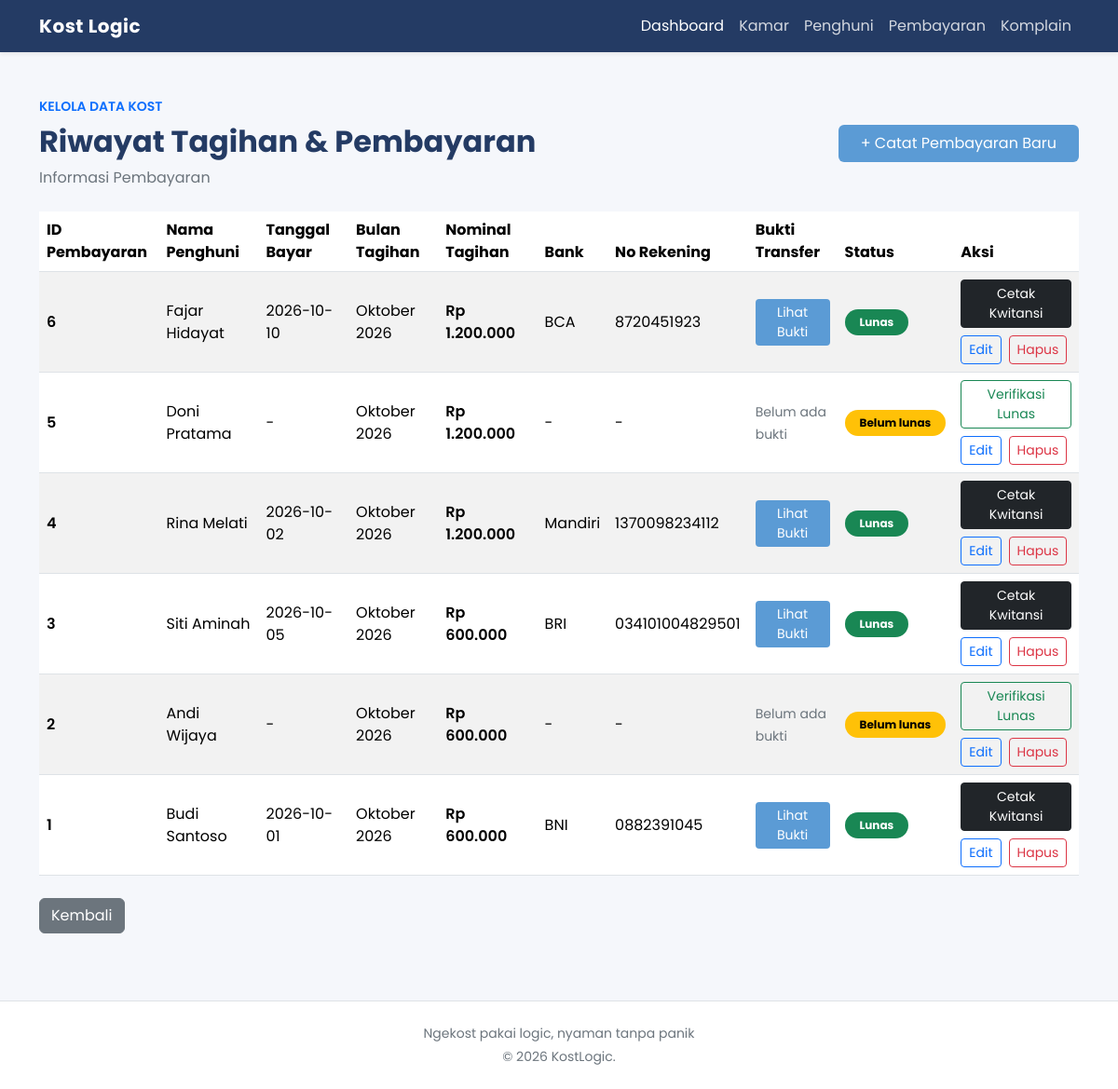
The app's page /pembayaran_tampil.php (signed in) with its own data.
### tables this page shows
CREATE TABLE pembayaran (
    id_pembayaran INT AUTO_INCREMENT PRIMARY KEY,
    id_penghuni INT,
    bulan_tagihan VARCHAR(20),
    nominal_tagihan DECIMAL(12,2),
    status_pembayaran ENUM('lunas', 'menunggu', 'belum lunas'),
    tanggal_bayar DATE,
    nama_bank VARCHAR(50) DEFAULT NULL,
    no_rekening VARCHAR(50) DEFAULT NULL,
    bukti_bayar VARCHAR(255) DEFAULT NULL,
    FOREIGN KEY (id_penghuni) REFERENCES penghuni(id_penghuni)
);

CREATE TABLE penghuni (
    id_penghuni INT AUTO_INCREMENT PRIMARY KEY,
    nama_penghuni VARCHAR(100),
    no_hp VARCHAR(15),
    id_kamar INT,
    FOREIGN KEY (id_kamar) REFERENCES kamar(id_kamar)
);

### pembayaran_tampil.php (the view, shortened to what this page needs)
<?php
include 'koneksi.php';
include 'header.php';
?>
<div class="d-flex flex-wrap justify-content-between align-items-center gap-3 mb-4">
    <div>
        <p class="text-primary fw-semibold small mb-2">KELOLA DATA KOST</p>
        <h2 class="fw-bold mb-2" style="color: #243b64;">Riwayat Tagihan & Pembayaran</h2>
        <p class="text-secondary mb-0">Informasi Pembayaran</p>
    </div>
    <a href="pembayaran_tambah.php" class="btn btn-primary px-4 py-2" style="background-color: #5b9bd5; border:none;">
        + Catat Pembayaran Baru
    </a>
</div>
<div class="table-responsive">
    <table class="table table-hover table-striped align-middle mb-0">
        <thead>
            <tr>
                <th>ID Pembayaran</th>
                <th>Nama Penghuni</th>
                <th>Tanggal Bayar</th>
                <th>Bulan Tagihan</th>
                <th>Nominal Tagihan</th>
                <th>Bank</th>
                <th>No Rekening</th>
                <th>Bukti Transfer</th>
                <th>Status</th>
                <th>Aksi</th>
            </tr>
        </thead>
        <tbody>
        <?php
        $query = "SELECT pembayaran.*, penghuni.nama_penghuni
                    FROM pembayaran
                    LEFT JOIN penghuni ON pembayaran.id_penghuni = penghuni.id_penghuni
                    ORDER BY pembayaran.id_pembayaran DESC";
        $result = mysqli_query($koneksi, $query);
        if ($result && mysqli_num_rows($result) > 0) {
            while ($row = mysqli_fetch_assoc($result)) {
                $nominal_rupiah = number_format($row['nominal_tagihan'], 0, ',', '.');
        ?>
            <tr>
                <td class="fw-semibold">
                    <?= htmlspecialchars($row['id_pembayaran']) ?>
                </td>
                <td>
                    <?php if ($row['nama_penghuni'] !== null) { ?>
                        <?= htmlspecialchars($row['nama_penghuni']) ?>
                    <?php } else { ?>
                        <span class="text-danger small">Penghuni Sudah Dihapus</span>
                    <?php } ?>
                </td>
                <td>
                    <?= htmlspecialchars($row['tanggal_bayar'] ?? '-') ?>
                </td>
                <td>
                    <?= htmlspecialchars($row['bulan_tagihan']) ?>
                </td>
                <td class="fw-semibold">
                    Rp <?= $nominal_rupiah ?>
                </td>
                <td>
                    <?= htmlspecialchars($row['nama_bank'] ?? '-') ?>
                </td>
                <td>
                    <?= htmlspecialchars($row['no_rekening'] ?? '-') ?>
                </td>
                <td>
                    <?php if (!empty($row['bukti_bayar'])) { ?>
                        <a href="uploads/<?= htmlspecialchars($row['bukti_bayar']) ?>" target="_blank" class="btn btn-sm btn-info text-white" style="background-color: #5b9bd5; border:none;">Lihat Bukti</a>
                    <?php } else { ?>
                        <span class="text-secondary small">Belum ada bukti</span>
                    <?php } ?>
                </td>
                <td>
                    <?php if (strtolower($row['status_pembayaran']) === 'lunas') { ?>
                        <span class="badge rounded-pill text-bg-success px-3 py-2">Lunas</span>
                    <?php } else { ?>
                        <span class="badge rounded-pill text-bg-warning px-3 py-2">
                            <?= htmlspecialchars(ucfirst($row['status_pembayaran'])) ?>
                        </span>
                    <?php } ?>
                </td>
                <td>
                    <div class="d-flex flex-wrap gap-2">
                        <?php if (strtolower($row['status_pembayaran']) != 'lunas') { ?>
                            <a href="pembayaran_tampil.php?aksi=lunas&id=<?= urlencode($row['id_pembayaran']) ?>" class="btn btn-sm btn-outline-success" onclick="return confirm('Ubah status menjadi Lunas?')">Verifikasi Lunas</a>
                        <?php } else { ?>
                            <a href="cetak_kwitansi.php?id=<?= urlencode($row['id_pembayaran']) ?>" target="_blank" class="btn btn-sm btn-dark">Cetak Kwitansi</a>
                        <?php } ?>
                            <a href="pembayaran_edit.php?id=<?= urlencode($row['id_pembayaran']) ?>" class="btn btn-sm btn-outline-primary">Edit</a>
                            <a href="pembayaran_hapus.php?id=<?= urlencode($row['id_pembayaran']) ?>" class="btn btn-sm btn-outline-danger" onclick="return confirm('Yakin ingin menghapus data ini?')">Hapus</a>
                    </div>
                </td>
            </tr>
        <?php
            }
        } else {
        ?>
            <tr>
                <td colspan="10" class="text-center text-danger py-4">Data pembayaran gagal dimuat.</td>
            </tr>
        <?php } ?>
        </tbody>
    </table>
</div>
<br>
<a href="index.php" class="btn btn-secondary">Kembali</a>
<?php include 'footer.php'; ?>

### header.php (style rules this page uses)
body { font-family: 'Poppins', sans-serif; background-color: #f5f7fb; color: #243047; }

### records on screen
pembayaran: id_pembayaran "6", id_penghuni.nama_penghuni "Fajar Hidayat", tanggal_bayar "2026-10-10", bulan_tagihan "Oktober 2026", nominal_tagihan "1.200.000", nama_bank "BCA", no_rekening "8720451923", status_pembayaran "Lunas"
pembayaran: id_pembayaran "5", id_penghuni.nama_penghuni "Doni Pratama", tanggal_bayar "-", bulan_tagihan "Oktober 2026", nominal_tagihan "1.200.000", nama_bank "-", no_rekening "-", shows "Belum ada bukti", status_pembayaran "Belum lunas"
pembayaran: id_pembayaran "4", id_penghuni.nama_penghuni "Rina Melati", tanggal_bayar "2026-10-02", bulan_tagihan "Oktober 2026", nominal_tagihan "1.200.000", nama_bank "Mandiri", no_rekening "1370098234112", status_pembayaran "Lunas"
pembayaran: id_pembayaran "3", id_penghuni.nama_penghuni "Siti Aminah", tanggal_bayar "2026-10-05", bulan_tagihan "Oktober 2026", nominal_tagihan "600.000", nama_bank "BRI", no_rekening "034101004829501", status_pembayaran "Lunas"
pembayaran: id_pembayaran "2", id_penghuni.nama_penghuni "Andi Wijaya", tanggal_bayar "-", bulan_tagihan "Oktober 2026", nominal_tagihan "600.000", nama_bank "-", no_rekening "-", shows "Belum ada bukti", status_pembayaran "Belum lunas"
pembayaran: id_pembayaran "1", id_penghuni.nama_penghuni "Budi Santoso", tanggal_bayar "2026-10-01", bulan_tagihan "Oktober 2026", nominal_tagihan "600.000", nama_bank "BNI", no_rekening "0882391045", status_pembayaran "Lunas"
